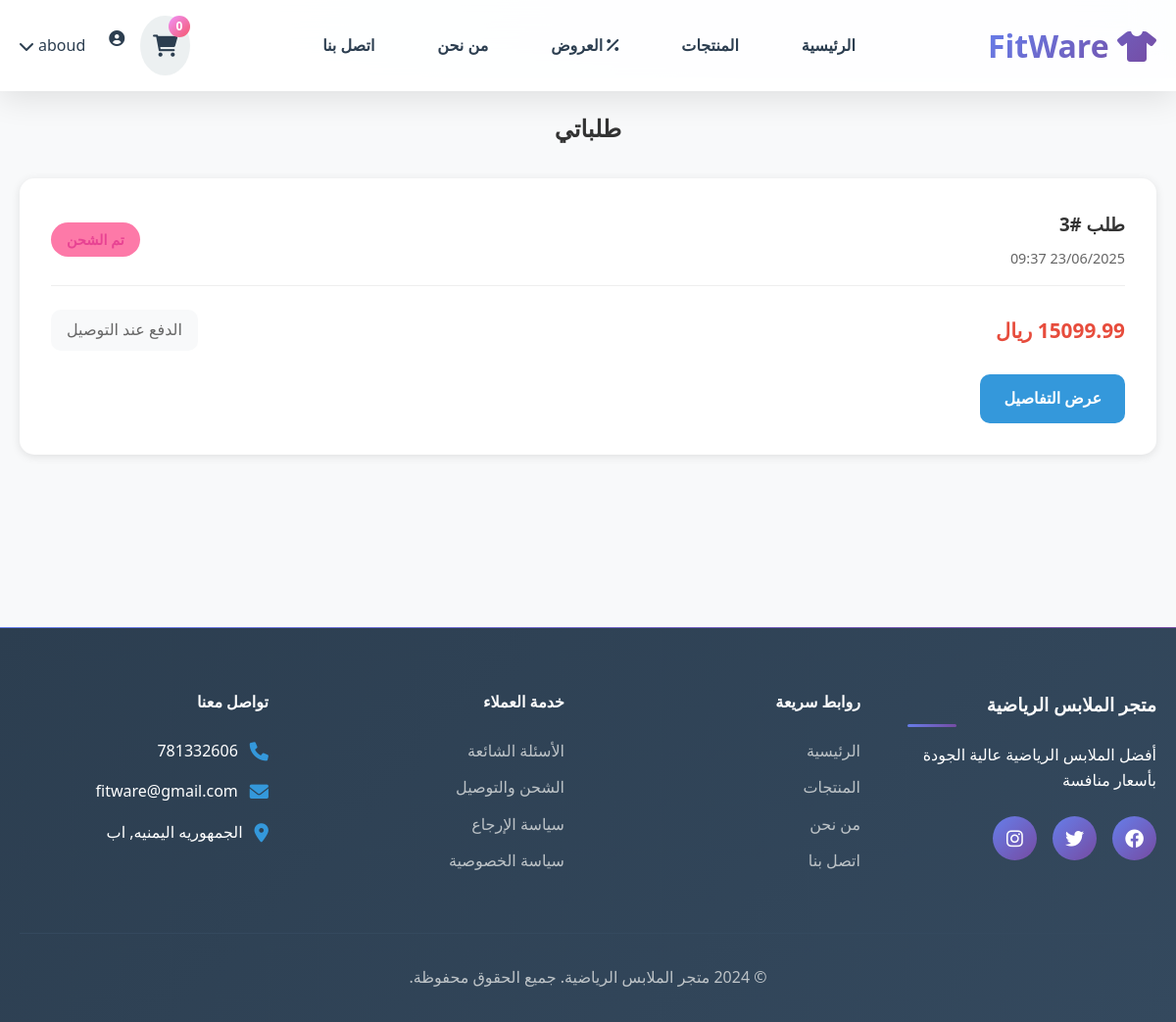
Screenshot of /my_orders.php (signed in) with the database file from the repository.
### tables this page shows
CREATE TABLE `settings` (
  `id` int(11) NOT NULL,
  `setting_key` varchar(255) NOT NULL,
  `setting_value` text DEFAULT NULL,
  `created_at` timestamp NOT NULL DEFAULT current_timestamp(),
  `updated_at` timestamp NOT NULL DEFAULT current_timestamp() ON UPDATE current_timestamp()
);

CREATE TABLE `orders` (
  `id` int(11) NOT NULL,
  `user_id` int(11) DEFAULT NULL,
  `total_amount` decimal(10,2) NOT NULL,
  `status` enum('pending','processing','shipped','delivered','cancelled') DEFAULT 'pending',
  `payment_method` varchar(50) DEFAULT NULL,
  `payment_status` enum('pending','paid','failed') DEFAULT 'pending',
  `shipping_address` text DEFAULT NULL,
  `order_date` timestamp NOT NULL DEFAULT current_timestamp()
);

### my_orders.php (the view, shortened to what this page needs)
<?php
include 'config/database.php';
$user_id = $_SESSION['user_id'];
$stmt = $pdo->prepare("SELECT * FROM orders WHERE user_id = ? ORDER BY order_date DESC");
$stmt->execute([$user_id]);
$orders = $stmt->fetchAll(PDO::FETCH_ASSOC);
include 'includes/header.php';
?>
<main>
    <section class="my-orders">
        <div class="container">
            <h1>طلباتي</h1>
            <?php if (empty($orders)): ?>
                <div class="no-orders">
                    <i class="fas fa-shopping-bag"></i>
                    <h2>لا توجد طلبات</h2>
                    <p>لم تقم بأي طلبات حتى الآن</p>
                    <a href="products.php" class="btn-shop">ابدأ التسوق</a>
                </div>
            <?php else: ?>
                <div class="orders-list">
                    <?php foreach ($orders as $order): ?>
                        <div class="order-card">
                            <div class="order-header">
                                <div class="order-info">
                                    <h3>طلب #<?php echo $order['id']; ?></h3>
                                    <p class="order-date"><?php echo date('d/m/Y H:i', strtotime($order['order_date'])); ?></p>
                                </div>
                                <div class="order-status">
                                    <span class="status <?php echo $order['status']; ?>">
                                        <?php
                                        $status_ar = [
                                            'pending' => 'قيد المعالجة',
                                            'processing' => 'قيد التجهيز',
                                            'shipped' => 'تم الشحن',
                                            'delivered' => 'تم التوصيل',
                                            'cancelled' => 'ملغي'
                                        ];
                                        echo $status_ar[$order['status']];
                                        ?>
                                    </span>
                                </div>
                            </div>
                            <div class="order-details">
                                <div class="order-amount">
                                    <strong><?php echo $order['total_amount']; ?> ريال</strong>
                                </div>
                                <div class="order-payment">
                                    <?php
                                    $payment_ar = [
                                        'cash' => 'الدفع عند التوصيل',
                                        'card' => 'بطاقة ائتمانية',
                                        'bank' => 'تحويل بنكي'
                                    ];
                                    echo $payment_ar[$order['payment_method']];
                                    ?>
                                </div>
                            </div>
                            <div class="order-actions">
                                <a href="order_details.php?id=<?php echo $order['id']; ?>" class="btn-details">
                                    عرض التفاصيل
                                </a>
                            </div>
                        </div>
                    <?php endforeach; ?>
                </div>
            <?php endif; ?>
        </div>
    </section>
</main>
<?php include 'includes/footer.php'; ?>

### includes/header.php (shortened to what this page needs)
<?php
include 'config/database.php';
$site_name = "FitWare";
try {
    $stmt = $pdo->prepare("SELECT setting_value FROM settings WHERE setting_key = 'site_name'");
    $stmt->execute();
    $result = $stmt->fetch(PDO::FETCH_ASSOC);
    if ($result && !empty($result['setting_value'])) {
        $site_name = htmlspecialchars($result['setting_value']);
    }
} catch (PDOException $e) {
    error_log("Error fetching site name: " . $e->getMessage());
}
?>
<!DOCTYPE html>
<html lang="ar" dir="rtl">
<head>
    <link rel="stylesheet" href="css/style.css">
    <link href="https://cdnjs.cloudflare.com/ajax/libs/font-awesome/6.0.0/css/all.min.css" rel="stylesheet">
</head>
<body>
    <header>
        <nav class="navbar">
            <div class="container">
                <div class="nav-brand">
                    <a href="index.php">
                        <i class="fas fa-tshirt"></i>
                        <?php echo $site_name; ?>
                    </a>
                </div>
                <ul class="nav-menu">
                    <li><a href="index.php">الرئيسية</a></li>
                    <li><a href="products.php">المنتجات</a></li>
                    <li><a href="offers.php"><i class="fas fa-percentage"></i> العروض</a></li>
                    <li><a href="about.php">من نحن</a></li>
                    <li><a href="contact.php">اتصل بنا</a></li>
                </ul>
                <div class="nav-actions">
                    <?php if (isset($_SESSION['user_id'])): ?>
                        <a href="cart.php" class="cart-icon" title="سلة التسوق">
                            <i class="fas fa-shopping-cart"></i>
                            <span class="cart-count">
                                <?php
                                $stmt = $pdo->prepare("SELECT SUM(quantity) as total FROM cart WHERE user_id = ?");
                                $stmt->execute([$_SESSION['user_id']]);
                                $cart_count = $stmt->fetch(PDO::FETCH_ASSOC)['total'] ?: 0;
                                echo $cart_count;
                                ?>
                            </span>
                        </a>
                        <div class="user-menu-wrapper">
                            <div class="user-menu-trigger" onclick="toggleUserMenu()">
                                <?php if (!empty($_SESSION['user_avatar'])): ?>
                                    <img src="uploads/avatars/<?php echo htmlspecialchars($_SESSION['user_avatar']); ?>"
                                         alt="صورة المستخدم" class="user-avatar">
                                <?php else: ?>
                                    <i class="fas fa-user-circle user-avatar"></i>
                                <?php endif; ?>
                                <span><?php echo htmlspecialchars($_SESSION['username']); ?></span>
                                <i class="fas fa-chevron-down" style="margin-right: 5px;"></i>
                            </div>
                        </div>
                    <?php else: ?>
                        <a href="login.php" class="btn-login">تسجيل الدخول</a>
                        <a href="register.php" class="btn-register">التسجيل</a>
                    <?php endif; ?>
                </div>
            </div>
        </nav>
    </header>
</body>
</html>

### css/style.css (style rules this page uses)
* { margin: 0; padding: 0; box-sizing: border-box; }
:root { --primary-color: #3498db; --primary-dark: #2980b9; --secondary-color: #e74c3c; --secondary-dark: #c0392b; --accent-color: #f39c12; --success-color: #27ae60; --warning-color: #f1c40f; --danger-color: #e74c3c; --dark-color: #2c3e50; --light-color: #ecf0f1; --text-color: #2c3e50; --text-light: #7f8c8d; --border-color: #bdc3c7; --shadow: 0 4px 20px rgba(0, 0, 0, 0.1); --shadow-hover: 0 8px 30px rgba(0, 0, 0, 0.15); --gradient-primary: linear-gradient(135deg, #667eea 0%, #764ba2 100%); --gradient-secondary: linear-gradient(135deg, #f093fb 0%, #f5576c 100%); --gradient-success: linear-gradient(135deg, #4facfe 0%, #00f2fe 100%); --border-radius: 12px; --transition: all 0.3s cubic-bezier(0.4, 0, 0.2, 1); }
body { font-family: 'Cairo', 'Segoe UI', Tahoma, Geneva, Verdana, sans-serif; line-height: 1.6; color: var(--text-color); direction: rtl; background: linear-gradient(135deg, #f5f7fa 0%, #c3cfe2 100%); scroll-behavior: smooth; }
.container { max-width: 1200px; margin: 0 auto; padding: 0 20px; }
header { background: rgba(255, 255, 255, 0.95); backdrop-filter: blur(20px); box-shadow: 0 8px 32px rgba(0, 0, 0, 0.1); position: fixed; width: 100%; top: 0; z-index: 1000; transition: var(--transition); }
.navbar { padding: 1rem 0; }
.navbar .container { display: flex; justify-content: space-between; align-items: center; }
.nav-brand a { font-size: 2rem; font-weight: 800; background: var(--gradient-primary); -webkit-background-clip: text; -webkit-text-fill-color: transparent; background-clip: text; text-decoration: none; transition: var(--transition); }
.nav-menu { display: flex; list-style: none; gap: 2rem; align-items: center; }
.nav-menu a { color: var(--text-color); text-decoration: none; font-weight: 600; position: relative; padding: 0.5rem 1rem; border-radius: var(--border-radius); transition: var(--transition); }
.nav-menu a::before { content: ''; position: absolute; bottom: 0; left: 50%; width: 0; height: 3px; background: var(--gradient-primary); transition: var(--transition); transform: translateX(-50%); border-radius: 2px; }
.nav-actions { display: flex; align-items: center; gap: 1rem; }
.cart-icon { position: relative; color: var(--text-color); font-size: 1.4rem; text-decoration: none; padding: 0.8rem; border-radius: 50%; background: var(--light-color); transition: var(--transition); }
.cart-count { position: absolute; top: 0; right: 0; background: var(--gradient-secondary); color: white; border-radius: 50%; width: 22px; height: 22px; font-size: 0.75rem; display: flex; align-items: center; justify-content: center; font-weight: bold; animation: pulse 2s infinite; }
main { margin-top: 80px; }

### includes/header.php (style rules this page uses)
.user-avatar { width: 32px; height: 32px; border-radius: 50%; object-fit: cover; margin-left: 8px; }
.user-menu-wrapper { display: flex; align-items: center; position: relative; }
.user-menu-trigger { display: flex; align-items: center; cursor: pointer; }

### my_orders.php (style rules this page uses)
.my-orders { padding: 2rem 0; background: #f8f9fa; min-height: 70vh; }
.my-orders h1 { text-align: center; margin-bottom: 2rem; color: #333; }
.orders-list { display: grid; gap: 1.5rem; }
.order-card { background: white; border-radius: 15px; padding: 2rem; box-shadow: 0 2px 10px rgba(0,0,0,0.1); transition: transform 0.3s; }
.order-header { display: flex; justify-content: space-between; align-items: center; margin-bottom: 1.5rem; padding-bottom: 1rem; border-bottom: 1px solid #eee; }
.order-info h3 { color: #333; margin-bottom: 0.5rem; }
.order-date { color: #666; font-size: 0.9rem; }
.status { padding: 0.5rem 1rem; border-radius: 20px; font-size: 0.9rem; font-weight: bold; }
.status.shipped { background: #fd79a8; color: #e84393; }
.order-details { display: flex; justify-content: space-between; align-items: center; margin-bottom: 1.5rem; }
.order-amount { font-size: 1.3rem; color: #e74c3c; }
.order-payment { color: #666; background: #f8f9fa; padding: 0.5rem 1rem; border-radius: 10px; }
.order-actions { display: flex; gap: 1rem; }
.btn-details, .btn-cancel { padding: 0.75rem 1.5rem; border: none; border-radius: 10px; font-weight: bold; cursor: pointer; transition: all 0.3s; text-decoration: none; }
.btn-details { background: #3498db; color: white; }

### rows the page displays
settings: setting_value "FitWare"
orders: id "3", order_date "23/06/2025 09:37", status "تم الشحن", payment_method "الدفع عند التوصيل"

### other values shown
$cart_count "0"
$_SESSION['username'] "aboud"
$footer_settings['site_phone'] "781332606"
$footer_settings['site_email'] "fitware@gmail.com"
$footer_settings['site_address'] "الجمهوريه اليمنيه, اب"
